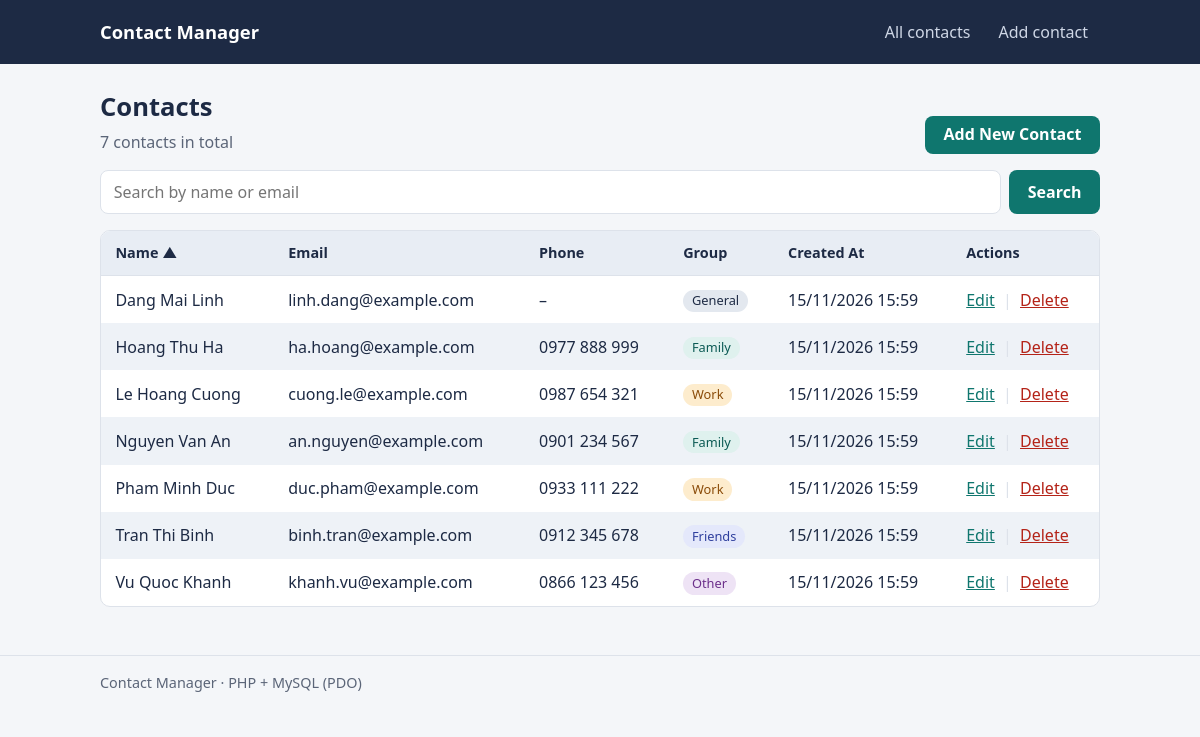
The page / on the database its author committed.
### tables this page shows
CREATE TABLE contacts (
    id         INT           NOT NULL AUTO_INCREMENT,
    name       VARCHAR(100)  NOT NULL,
    email      VARCHAR(150)  UNIQUE,
    phone      VARCHAR(20),
    group_name VARCHAR(50)   DEFAULT 'General',
    notes      TEXT,
    created_at DATETIME      DEFAULT CURRENT_TIMESTAMP,
    updated_at DATETIME      DEFAULT CURRENT_TIMESTAMP ON UPDATE CURRENT_TIMESTAMP,
    PRIMARY KEY (id)
);

### helpers.php (called while the page is built, shortened)
<?php
function e(?string $value): string
{
    return htmlspecialchars($value ?? '', ENT_QUOTES, 'UTF-8');
}

### index.php (the view, shortened to what this page needs)
<?php
require_once __DIR__ . '/config.php';
$search = trim((string) filter_input(INPUT_GET, 'search', FILTER_UNSAFE_RAW));
$sortColumns = [
    'name'       => 'name',
    'email'      => 'email',
    'phone'      => 'phone',
    'group'      => 'group_name',
    'created_at' => 'created_at',
];
$sortKey = (string) filter_input(INPUT_GET, 'sort', FILTER_UNSAFE_RAW);
if (!isset($sortColumns[$sortKey])) {
    $sortKey = 'name';
}
$sortDir = strtolower((string) filter_input(INPUT_GET, 'dir', FILTER_UNSAFE_RAW)) === 'desc' ? 'DESC' : 'ASC';
$totalContacts = (int) $pdo->query('SELECT COUNT(*) FROM contacts')->fetchColumn();
$sql    = 'SELECT id, name, email, phone, group_name, created_at FROM contacts';
$params = [];
$sql .= ' ORDER BY ' . $sortColumns[$sortKey] . ' ' . $sortDir . ', id ASC';
$stmt = $pdo->prepare($sql);
$stmt->execute($params);
$contacts = $stmt->fetchAll();
function sort_link(string $label, string $key, string $currentKey, string $currentDir, string $search): string
{
    $nextDir = ($key === $currentKey && $currentDir === 'ASC') ? 'desc' : 'asc';
    $query   = http_build_query(['search' => $search, 'sort' => $key, 'dir' => $nextDir]);
    $arrow   = $key === $currentKey ? ($currentDir === 'ASC' ? ' &#9650;' : ' &#9660;') : '';
    return '<a href="index.php?' . e($query) . '">' . e($label) . $arrow . '</a>';
}
include __DIR__ . '/header.php';
?>
<div class="page-head">
    <div>
        <h1>Contacts</h1>
        <p class="muted">
            <?= $totalContacts ?> contact<?= $totalContacts === 1 ? '' : 's' ?> in total
        </p>
    </div>
    <a href="add.php" class="btn btn-primary">Add New Contact</a>
</div>
<form method="get" action="index.php" class="search-bar">
    <input type="search" name="search" placeholder="Search by name or email" value="<?= e($search) ?>" aria-label="Search contacts">
    <button type="submit" class="btn btn-primary">Search</button>
</form>
<?php if (empty($contacts)): ?>
    <div class="card empty">
        <?php if ($search !== ''): ?>
            <p>No contacts match &ldquo;<?= e($search) ?>&rdquo;. Try a different name or email.</p>
        <?php else: ?>
            <p>You have no contacts yet. Add your first one to get started.</p>
        <?php endif; ?>
    </div>
<?php else: ?>
    <div class="table-wrap">
        <table class="contacts-table">
            <thead>
                <tr>
                    <th><?= sort_link('Name', 'name', $sortKey, $sortDir, $search) ?></th>
                    <th><?= sort_link('Email', 'email', $sortKey, $sortDir, $search) ?></th>
                    <th><?= sort_link('Phone', 'phone', $sortKey, $sortDir, $search) ?></th>
                    <th><?= sort_link('Group', 'group', $sortKey, $sortDir, $search) ?></th>
                    <th><?= sort_link('Created At', 'created_at', $sortKey, $sortDir, $search) ?></th>
                    <th>Actions</th>
                </tr>
            </thead>
            <tbody>
            <?php foreach ($contacts as $contact): ?>
                <tr>
                    <td data-label="Name"><?= e($contact['name']) ?></td>
                    <td data-label="Email"><?= e($contact['email']) ?: '&ndash;' ?></td>
                    <td data-label="Phone"><?= e($contact['phone']) ?: '&ndash;' ?></td>
                    <td data-label="Group"><span class="badge badge-<?= e(strtolower((string) $contact['group_name'])) ?>"><?= e($contact['group_name']) ?></span></td>
                    <td data-label="Created At"><?= e(date('d/m/Y H:i', strtotime($contact['created_at']))) ?></td>
                    <td data-label="Actions" class="actions">
                        <a href="edit.php?id=<?= (int) $contact['id'] ?>">Edit</a>
                        <span class="sep">|</span>
                        <a href="delete.php?id=<?= (int) $contact['id'] ?>" class="danger-link">Delete</a>
                    </td>
                </tr>
            <?php endforeach; ?>
            </tbody>
        </table>
    </div>
<?php endif; ?>
<?php include __DIR__ . '/footer.php'; ?>

### header.php (shortened to what this page needs)
<!DOCTYPE html>
<html lang="en">
<head>
    <link rel="stylesheet" href="style.css">
</head>
<body>
<header class="site-header">
    <div class="container header-inner">
        <a class="brand" href="index.php">Contact Manager</a>
        <nav class="main-nav">
            <a href="index.php">All contacts</a>
            <a href="add.php">Add contact</a>
        </nav>
    </div>
</header>
<main class="container">

### footer.php (shortened to what this page needs)
</main>
<footer class="site-footer">
    <div class="container">Contact Manager &middot; PHP + MySQL (PDO)</div>
</footer>
</body>
</html>

### style.css (style rules this page uses)
:root { --ink: #1d2a44; --ink-soft: #5b6578; --page: #f4f6f9; --card: #ffffff; --line: #dde2ea; --accent: #0f766e; --accent-dark: #0b5a54; --danger: #b42318; --danger-dark: #8f1d13; --success-bg: #e6f4ec; --success-fg: #157347; --error-bg: #fdecea; --error-fg: #b42318; --warning-bg: #fff4e0; --warning-fg: #b45309; --stripe: #eef2f7; }
* { box-sizing: border-box; }
body { margin: 0; background: var(--page); color: var(--ink); font-family: "Segoe UI", system-ui, -apple-system, Roboto, "Helvetica Neue", Arial, sans-serif; font-size: 16px; line-height: 1.5; }
a { color: var(--accent); }
h1 { margin: 0 0 .25rem; font-size: 1.6rem; }
.container { width: min(1000px, 100% - 2rem); margin-inline: auto; }
main.container { padding: 1.5rem 0 3rem; min-height: 70vh; }
.site-header { background: var(--ink); }
.header-inner { display: flex; align-items: center; justify-content: space-between; gap: 1rem; padding: .9rem 0; flex-wrap: wrap; }
.brand { color: #fff; font-weight: 700; font-size: 1.15rem; text-decoration: none; }
.main-nav { display: flex; gap: .25rem; }
.main-nav a { color: #cfd7e6; text-decoration: none; padding: .35rem .75rem; border-radius: 6px; }
.site-footer { border-top: 1px solid var(--line); padding: 1rem 0; color: var(--ink-soft); font-size: .9rem; }
.page-head { display: flex; justify-content: space-between; align-items: flex-end; gap: 1rem; flex-wrap: wrap; margin-bottom: 1rem; }
.muted { margin: 0; color: var(--ink-soft); }
.btn { display: inline-block; padding: .55rem 1.1rem; border: 1px solid transparent; border-radius: 8px; font: inherit; font-weight: 600; text-decoration: none; cursor: pointer; line-height: 1.2; }
.btn-primary { background: var(--accent); color: #fff; }
.search-bar { display: flex; gap: .5rem; margin-bottom: 1rem; flex-wrap: wrap; }
.search-bar input[type="search"] { flex: 1 1 240px; padding: .55rem .8rem; border: 1px solid var(--line); border-radius: 8px; font: inherit; background: #fff; }
.table-wrap { background: var(--card); border: 1px solid var(--line); border-radius: 10px; overflow-x: auto; }
.contacts-table { width: 100%; border-collapse: collapse; }
.contacts-table th, .contacts-table td { padding: .7rem .9rem; text-align: left; vertical-align: middle; }
.contacts-table thead th { background: #e8edf4; font-size: .9rem; white-space: nowrap; border-bottom: 1px solid var(--line); }
.contacts-table thead th a { color: var(--ink); text-decoration: none; }
.contacts-table tbody tr:nth-child(even) { background: var(--stripe); }
.actions { white-space: nowrap; }
.actions .sep { color: var(--line); margin: 0 .25rem; }
.danger-link { color: var(--danger); }
.badge { display: inline-block; padding: .1rem .55rem; border-radius: 999px; font-size: .8rem; background: #e3e8ef; color: var(--ink); }
.badge-family { background: #dff1ee; color: #0b5a54; }
.badge-friends { background: #e4e8fb; color: #2f3f9e; }
.badge-work { background: #fdeccd; color: #8a4b08; }
.badge-other { background: #eee3f5; color: #6b2f8a; }

### rows shown on the page
contacts: name "Dang Mai Linh", email "linh.dang@example.com", phone "–", group_name "General", created_at "15/11/2026 15:59"
contacts: name "Hoang Thu Ha", email "ha.hoang@example.com", phone "0977 888 999", group_name "Family", created_at "15/11/2026 15:59"
contacts: name "Le Hoang Cuong", email "cuong.le@example.com", phone "0987 654 321", group_name "Work", created_at "15/11/2026 15:59"
contacts: name "Nguyen Van An", email "an.nguyen@example.com", phone "0901 234 567", group_name "Family", created_at "15/11/2026 15:59"
contacts: name "Pham Minh Duc", email "duc.pham@example.com", phone "0933 111 222", group_name "Work", created_at "15/11/2026 15:59"
contacts: name "Tran Thi Binh", email "binh.tran@example.com", phone "0912 345 678", group_name "Friends", created_at "15/11/2026 15:59"
contacts: name "Vu Quoc Khanh", email "khanh.vu@example.com", phone "0866 123 456", group_name "Other", created_at "15/11/2026 15:59"

### other values the page prints
$totalContacts "7"
$label "Name Email Phone Group Created At"
$arrow "▲"
